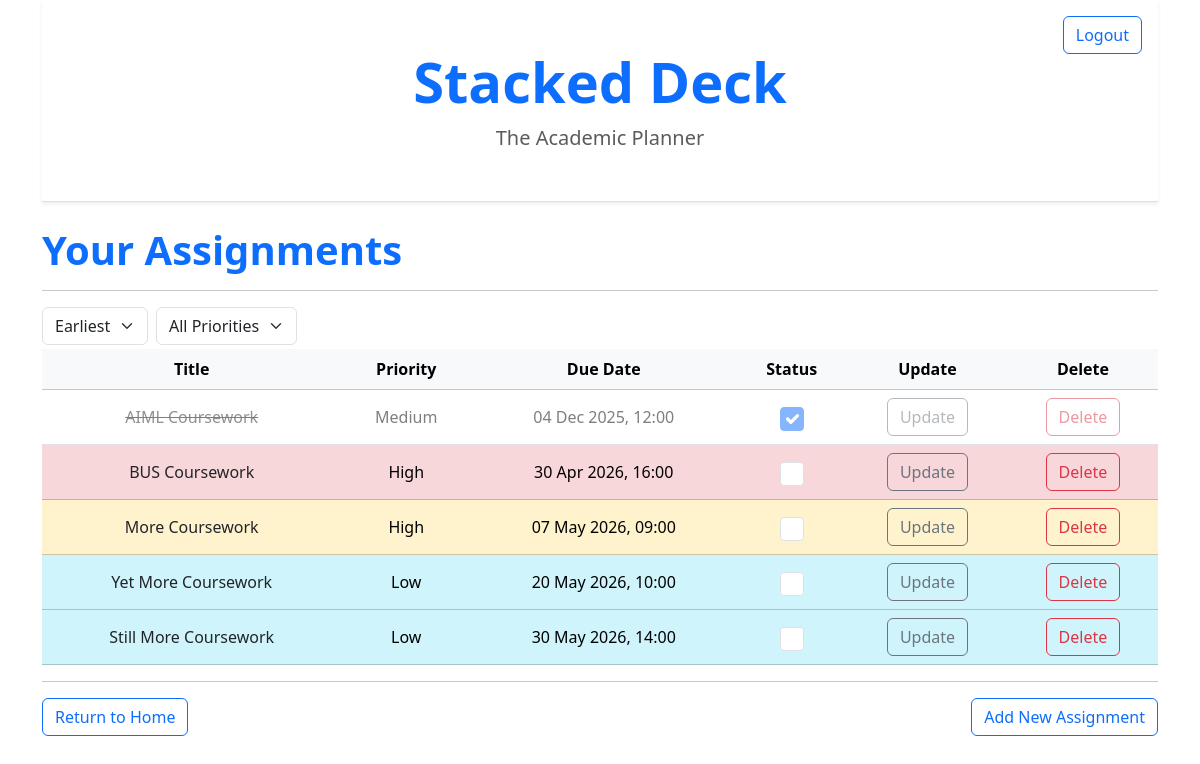
The app's page /view-assignments (signed in) with its own data.
### app/models.py (models this page shows)
class Assignment(db.Model):
    id: so.Mapped[int] = so.mapped_column(primary_key=True)
    title: so.Mapped[str] = so.mapped_column(sa.String(256), index=True)
    completed: so.Mapped[bool] = so.mapped_column(sa.Boolean, index=True, default=False, nullable=False)
    due_date: so.Mapped[datetime.datetime] = so.mapped_column(sa.DateTime(timezone=True), index=True, nullable=False)
    priority: so.Mapped[Priority] = so.mapped_column(
        sa.Enum(Priority),
        default=Priority.MEDIUM,
        nullable=False
    )
    notes: so.Mapped[Optional[str]] = so.mapped_column(sa.Text, nullable=True)
    user_id: so.Mapped[int] = so.mapped_column(sa.ForeignKey(User.id), index=True)
    author: so.Mapped[User] = so.relationship(back_populates='assignments')
    tasks: so.Mapped[list['Task']] = so.relationship(back_populates='assignment', cascade="all, delete-orphan")
    saved_materials: so.Mapped[list["SavedMaterial"]] = so.relationship(back_populates="assignment", cascade="all, delete-orphan")
    todo_items: so.Mapped[list["ToDoItem"]] = so.relationship(
    back_populates="assignment",
    cascade="all, delete-orphan")

### app/routes.py (the view)
@app.route('/view-assignments', methods=['GET', 'POST'])
@login_required
def view_assignments():
    sort_type = request.args.get('type', 'soonest')
    priority_type = request.args.get('priority', '')
    query = Assignment.query.filter_by(author=current_user)
    if priority_type:
        target_priority = Priority(int(priority_type))
        query = query.filter(Assignment.priority == target_priority)
    if sort_type == 'descending':
        query = query.order_by(Assignment.due_date.desc())
    else:
        query = query.order_by(Assignment.due_date.asc())
    assignments = query.all()
    today = datetime.now().date()
    for assignment in assignments:
        delta = (assignment.due_date.date() - today).days
        if assignment.completed:
            assignment.urgency = "text-muted opacity-50"
            assignment.text_style = "text-decoration-line-through"
        elif delta < 0:
            assignment.urgency = "table-secondary"
            assignment.text_style = ""
        elif delta <= 7:
            assignment.urgency = "table-danger"
            assignment.text_style = ""
        elif delta <= 14:
            assignment.urgency = "table-warning"
            assignment.text_style = ""
        else:
            assignment.urgency = "table-info"
            assignment.text_style = ""
    return render_template('view-assignments.html', assignments=assignments, type=sort_type, priority=priority_type)

### app/models.py (called while the page is built)
@login.user_loader
def load_user(id):
    return db.session.get(User, int(id))

### app/templates/view-assignments.html (shortened to what this page needs)
{% extends "base.html" %} {% block title %}All Assignments{% endblock %} {% block
content %}
<h1 class="display-6 fw-bold text-primary">Your Assignments</h1>
<hr />
<form method="GET" class="d-flex gap-2 mb-1">
  <select name="type" class="form-select w-auto" onchange="this.form.submit()">
    <option value="ascending" {% if type == "ascending" %}selected{% endif %}>
      Earliest
    </option>
  </select>
<select name="priority" class="form-select w-auto" onchange="this.form.submit()">
  <option value="" {% if not priority %}selected{% endif %}>All Priorities</option>
</select>
</form>
<table class="table table-hover text-center align-middle">
  <thead class="table-light">
    <tr>
      <th>Title</th>
      <th>Priority</th>
      <th>Due Date</th>
      <th>Status</th>
      <th>Update</th>
      <th>Delete</th>
    </tr>
  </thead>
  <tbody>
    {% if assignments %}
      {% for assignment in assignments %}
        <tr class="{{ assignment.urgency }} position-relative">
          <td class="{{ assignment.text_style }}">
            <a
              href="{{ url_for('view_assignment', id=assignment.id) }}"
              class="stretched-link text-decoration-none text-dark"
            >
              {{ assignment.title }}
            </a>
          </td>
          <td>
              {{ assignment.priority.name.capitalize() }}
          </td>
          <td>
            {{ assignment.due_date.strftime('%d %b %Y, %H:%M') }}
          </td>
          <td>
            <form
              action="{{ url_for('toggle_status', item_type='assignment', item_id=assignment.id) }}"
              method="POST"
              class="d-flex justify-content-center"
            >
              <input
                class="form-check-input"
                type="checkbox"
                style="width: 24px; height: 24px; cursor: pointer; position: relative; z-index: 2;"
                onchange="this.form.submit()"
                {% if assignment.completed %}checked{% endif %}
              >
            </form>
          </td>
          <td style="position: relative; z-index: 2;">
            <a
              href="{{ url_for('updating_assignment', assignment_id=assignment.id) }}"
              class="btn btn-outline-secondary"
            >
              Update
            </a>
          </td>
          <td style="position: relative; z-index: 2;">
            <form
              action="{{ url_for('delete_assignment', assignment_id=assignment.id) }}"
              method="POST"
              class="d-inline"
            >
              <button
                type="submit"
                onclick="return confirm('Are you sure?')"
                class="btn btn-outline-danger"
              >
                Delete
              </button>
            </form>
          </td>
        </tr>
      {% endfor %}
    {% else %}
      <tr>
        <td colspan="6" class="text-center text-muted py-4">
          No assignments match the selected filters.
        </td>
      </tr>
    {% endif %}
  </tbody>
</table>
<hr />
<div class="d-flex">
  <a href="{{ url_for('index') }}" class="btn btn-outline-primary"
    >Return to Home</a
  >
  <a
    href="{{ url_for('add_assignment') }}"
    class="btn btn-outline-primary ms-auto"
    >Add New Assignment</a
  >
</div>
{% endblock %}

### app/templates/base.html (shortened to what this page needs)
<!doctype html>
<html lang="en">
  <head>
    <link
      href="https://cdn.jsdelivr.net/npm/bootstrap@5.3.2/dist/css/bootstrap.min.css"
      rel="stylesheet"
    />
  </head>
  <body>
    <div class="container mb-5">
      <header class="py-5 border-bottom shadow-sm mb-4 position-relative">
        {% if current_user.is_authenticated %}
        <a
          href="{{ url_for('logout') }}"
          class="btn btn-outline-primary position-absolute top-0 end-0 mt-3 me-3"
        >
          Logout
        </a>
        {% endif %}
        <div class="container text-center">
          <h1 class="display-4 fw-bold text-primary">
            <a
              href="{{ url_for('index') }}"
              class="text-reset text-decoration-none"
              >Stacked Deck</a
            >
          </h1>
          <p class="lead mb-0 text-muted">The Academic Planner</p>
        </div>
      </header>
      <main>{% block content %} {% endblock %}</main>
    </div>
  </body>
</html>

### records on screen
Assignment: title "AIML Coursework", priority.name "Medium", due_date "04 Dec 2025, 12:00", completed "☑"
Assignment: title "BUS Coursework", priority.name "High", due_date "30 Apr 2026, 16:00"
Assignment: title "More Coursework", priority.name "High", due_date "07 May 2026, 09:00"
Assignment: title "Yet More Coursework", priority.name "Low", due_date "20 May 2026, 10:00"
Assignment: title "Still More Coursework", priority.name "Low", due_date "30 May 2026, 14:00"
